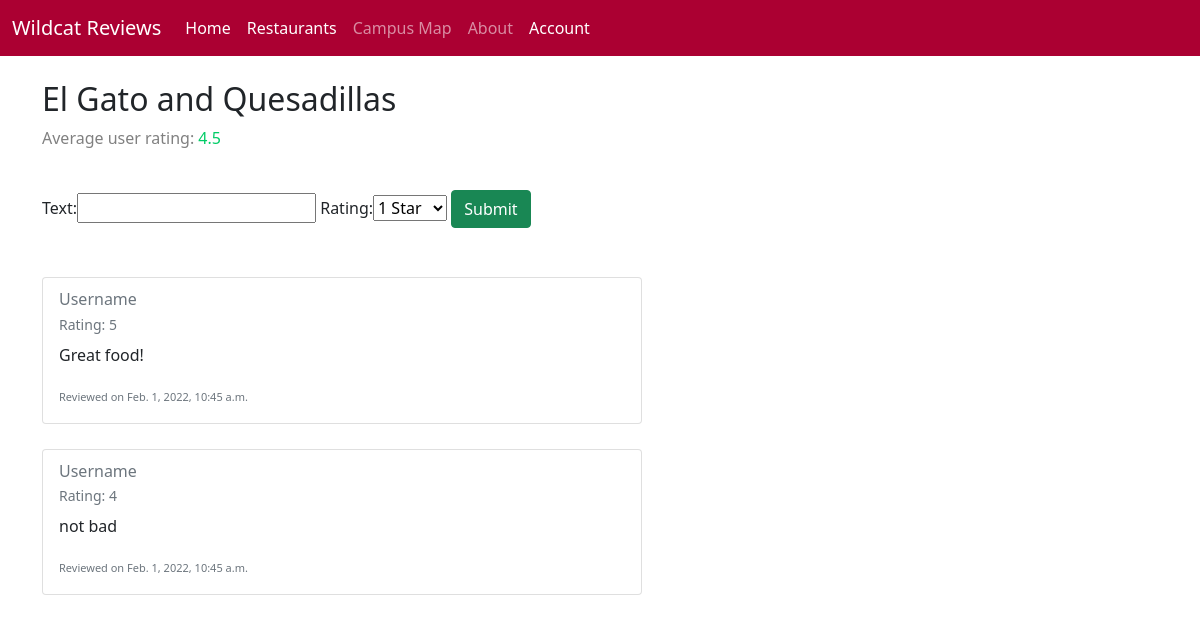
Page /restaurants/1 on the earlier database version.
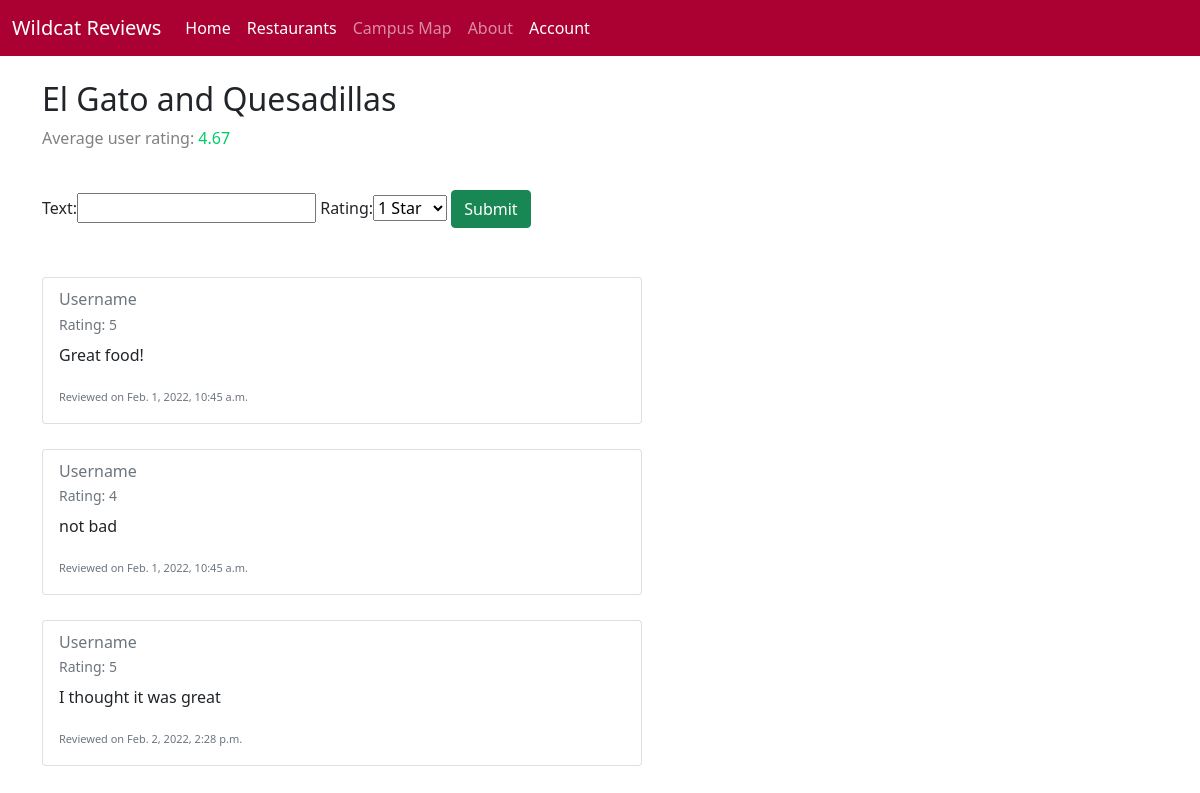
Same page on the later database version.
### reviews/models.py (models this page shows, shortened)
class Restaurant(models.Model):
    name = models.CharField(max_length=200)
    description = models.CharField(max_length=200, default="description")
    location = models.CharField(max_length=200, default="location")
    style = models.CharField(max_length=30)
    def get_reviews(self):
        reviews = Review.objects.filter(resturaunt=self.id)
        if len(reviews) > 0: # if the restaurant has at least 1 review
            total = 0
            for review in reviews:
                total += review.rating
            return round(total/len(reviews),2)
        else:
            return 0

class Review(models.Model):
    resturaunt = models.ForeignKey(Restaurant, on_delete=models.CASCADE, null=True)
    date = models.DateTimeField( auto_now_add=True)
    text = models.CharField(max_length=3000)
    rating = models.PositiveSmallIntegerField(choices=RATINGS)

### reviews/views.py (the view)
# urls.py: path('restaurants/<int:restaurant_id>', views.RestaurantDetails, name='restaurant-detail'),
def RestaurantDetails(request, restaurant_id):
    restaurantObj = get_object_or_404(Restaurant, pk=restaurant_id)
    reviews = Review.objects.filter(resturaunt=restaurantObj)
    if request.method == 'POST':
        form = ReviewForm(request.POST)
        if form.is_valid():
            review = form.save(commit=False)
            review.text = form.cleaned_data['text']
            review.rating = form.cleaned_data['rating']
            review.resturaunt = restaurantObj
            review.save()
            return HttpResponseRedirect(request.META.get('HTTP_REFERER'))
    else:
        form = ReviewForm()
    context = {
        'form': form,
        'restaurant': restaurantObj,
        'reviews': reviews,
    }
    return render(request, 'reviews/restaurant_details.html', context=context)

### reviews/forms.py
class ReviewForm(forms.ModelForm):
    text = forms.CharField(max_length=3000, required=True)
    rating = forms.ChoiceField(choices=RATINGS, required=False)
    class Meta:
        model = Review
        fields = ('text', 'rating')

### reviews/templates/reviews/restaurant_details.html (shortened to what this page needs)
{% extends "base_nosearch.html" %}
{% block content %}
		<h2>{{ restaurant.name }}</h2>
    {% if restaurant.get_reviews > 4 %}
      <p style="color: gray;"> Average user rating: <span style="color: #00cc66">{{ restaurant.get_reviews }} </span></p>
    {% endif %}
    <br>
    <form method="post">
      {{ form }}
      <button type="submit" class="btn btn-success">Submit</button>
    </form>
    <br>
    {% if reviews %}
      {% for review in reviews %}
      <div style="padding-top: 25px;">
          <div class="card" style="width: 600px;">
            <div class="card-body">
              <h6 class="card-subtitle mb-2 text-muted">Username</h6>
              <p class="card-subtitle mb-2 text-muted" style="font-size: 14px;">Rating: {{ review.rating }}</p>
              <p class="card-text">{{ review.text }}</p>
              <p class="card-text"><small class="text-muted" style="font-size: 11px;">Reviewed on {{ review.date }}</small></p>
            </div>
          </div>
        </div>
      {% endfor %}
    {% else %}
      <p>There are no reviews for {{ restaurant.name }}. Add yours now!</p>
    {% endif %}
{% endblock %}

Differences in the rows shown:
computed for Restaurant "El Gato and Quesadillas": get_reviews "4.5" → "4.67"
added Review: rating "5", text "I thought it was great", date "Feb. 2, 2022, 2:28 p.m."
